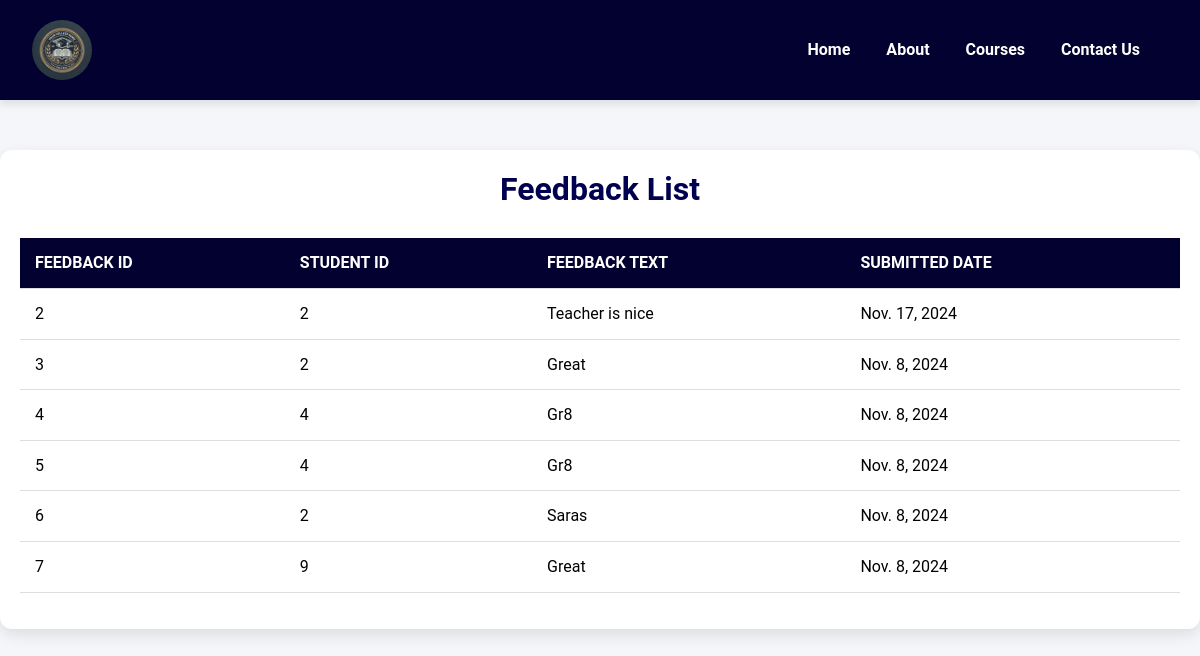
The app's page /show-feedback/, older data.
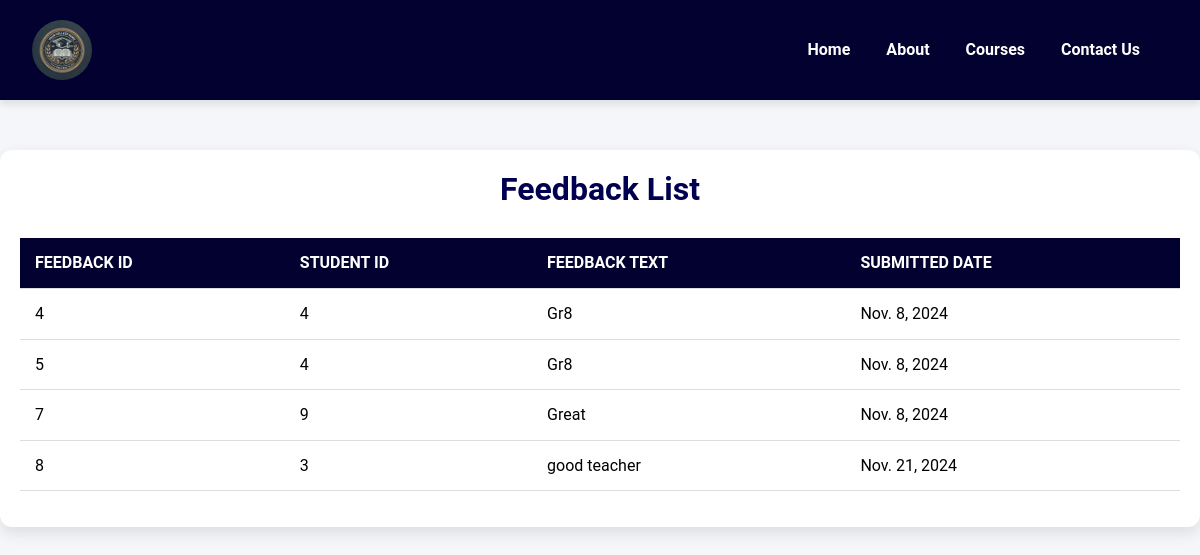
The same page, newer data.
### dbms/models.py (models this page shows, shortened)
class Feedback(models.Model):
    id = models.AutoField(primary_key=True)
    student = models.ForeignKey(RegisteredStudent, on_delete=models.CASCADE)  # FK to RegisteredStudent
    faculty = models.ForeignKey(Faculty, on_delete=models.CASCADE)  # FK to Faculty
    feedback_text = models.TextField()
    submitted_date = models.DateField()

### dbms/views.py (the view)
# urls.py: path('show-feedback/', show_feedback, name='show_feedback'),
def show_feedback(request):
    feedbacks = Feedback.objects.all()  # Fetch all feedback entries
    context = {
        'feedbacks': feedbacks,
    }
    return render(request, 'show_feedback.html', context)

### templates/show_feedback.html (shortened to what this page needs)
{% load static %}
<!DOCTYPE html>
<html lang="en">
<head>
    <link rel="stylesheet" href="https://cdn.jsdelivr.net/npm/bootstrap@5.3.3/dist/css/bootstrap.min.css" />
    <link rel="stylesheet" href="https://cdn.jsdelivr.net/npm/bootstrap@5.3.3/dist/css/bootstrap.min.css" />
    <link rel="stylesheet" href="{% static 'lib.css' %}" />
</head>
<body>
    <nav class="navbar navbar-expand-lg">
        <div class="container-fluid">
            <a class="navbar-brand" href="#">
                <img src="{% static 'images/logo.png' %}" alt="College Logo" />
            </a>
            <div class="collapse navbar-collapse" id="navbarNav">
                <ul class="navbar-nav ms-auto">
                    <li class="nav-item">
                        <a class="nav-link" href="{% url 'home' %}"> <b>Home</b></a>
                    </li>
                    <li class="nav-item">
                        <a class="nav-link" href="{% url 'about' %}"> <b>About</b></a>
                    </li>
                    <li class="nav-item">
                        <a class="nav-link" href="{% url 'show_courses' %}"> <b>Courses</b></a>
                    </li>
                    <li class="nav-item">
                        <a class="nav-link" href="{% url 'contact' %}"> <b>Contact Us</b></a>
                    </li>
                </ul>
            </div>
        </div>
    </nav>
    <div class="container">
        <h2>Feedback List</h2>
        <table class="table">
            <thead>
                <tr>
                    <th>Feedback ID</th>
                    <th>Student ID</th>
                    <th>Feedback Text</th>
                    <th>Submitted Date</th>
                </tr>
            </thead>
            <tbody>
                {% for feedback in feedbacks %}
                <tr>
                    <td>{{ feedback.id }}</td>
                    <td>{{ feedback.student_id }}</td>
                    <td>{{ feedback.feedback_text }}</td>
                    <td>{{ feedback.submitted_date }}</td>
                </tr>
                {% endfor %}
            </tbody>
        </table>
    </div>
</body>
</html>

### dbms/static/lib.css (style rules this page uses)
*, *::before, *::after { box-sizing: border-box; margin: 0; padding: 0; }
body { background-color: #f4f6f9; font-family: "Roboto", sans-serif; color: #333; line-height: 1.6; font-size: 16px; }
.navbar { background-color: #02012f; padding: 15px 20px; box-shadow: 0 4px 8px rgba(0, 0, 0, 0.1); }
.navbar-brand { display: flex; align-items: center; }
.navbar-brand img { height: 60px; border-radius: 50%; margin-right: 10px; }
.nav-link { color: #ffffff !important; margin-right: 20px; font-size: 1rem; font-weight: 500; transition: color 0.3s ease; }

### templates/show_feedback.html (style rules this page uses)
.container { max-width: 1200px; margin: 50px auto; padding: 20px; background-color: #ffffff; border-radius: 12px; box-shadow: 0 6px 15px rgba(0, 0, 0, 0.1); }
body { font-family: "Roboto", sans-serif; }
.table { width: 100%; border-collapse: collapse; margin-top: 20px; text-align: left; background-color: #f4f6f9; }
.table th, .table td { padding: 12px 15px; border-bottom: 1px solid #ddd; }
.table th { background-color: #02012f; color: #ffffff; font-weight: 700; text-transform: uppercase; }
.table tbody tr:nth-child(even) { background-color: #f9f9f9; }
h2 { text-align: center; color: #010050; font-size: 2rem; margin-bottom: 30px; font-weight: 600; }

Row changes from the older to the newer data that the page shows:
removed Feedback: id "2", student_id "2", feedback_text "Teacher is nice", submitted_date "Nov. 17, 2024"
removed Feedback: id "3", student_id "2", feedback_text "Great", submitted_date "Nov. 8, 2024"
removed Feedback: id "6", student_id "2", feedback_text "Saras", submitted_date "Nov. 8, 2024"
added Feedback: id "8", student_id "3", feedback_text "good teacher", submitted_date "Nov. 21, 2024"
